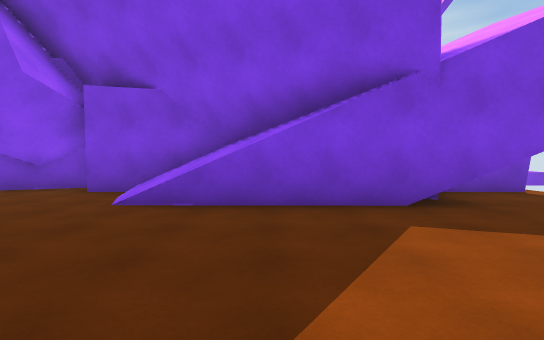
view 1 (above)

12 first-person views from a walk through a 3-D level made in the Unity game engine. The camera is 1.4 m above the floor, tilts 2° down and sees 80° across. The floor is counted in squares, 2 m on a side. Each view is taken from the middle of a square. On the plan, view 1 faces up. The plan holds only what a view shows up to about 10 squares ahead; the rest is blank. The place goes on beyond the plan.

view 2
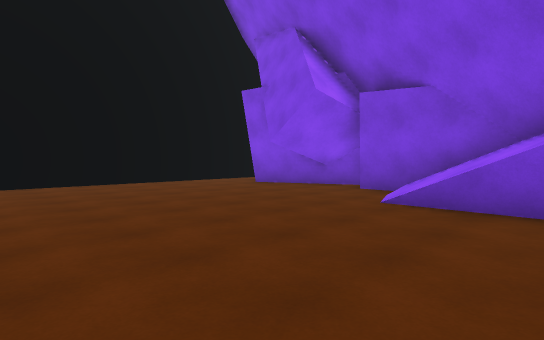

view 3
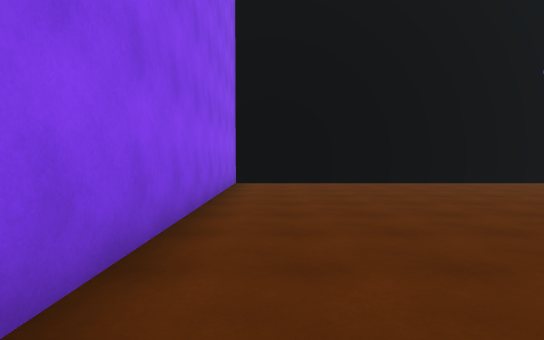

view 4
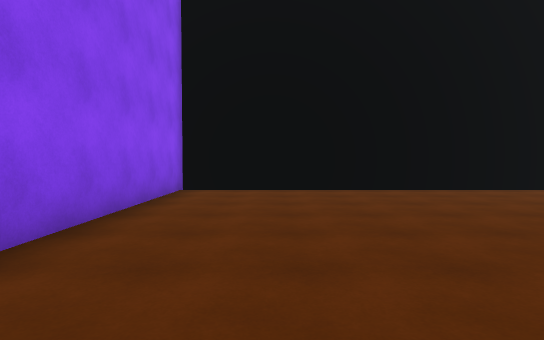

view 5
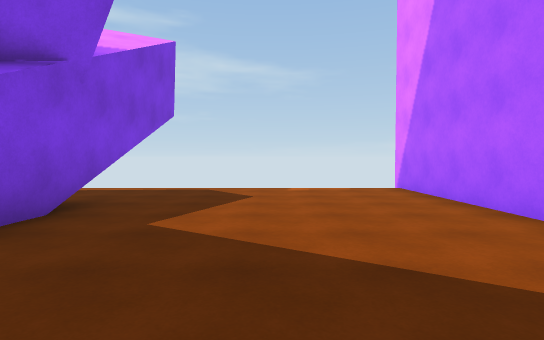

view 6
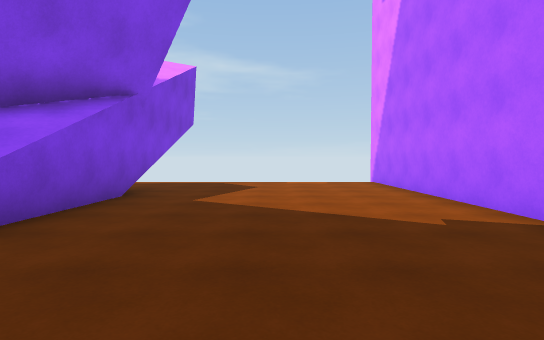

view 7
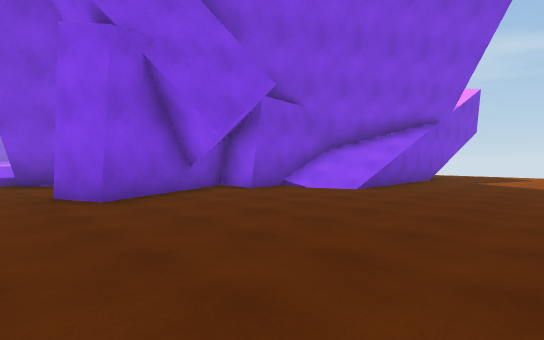

view 8
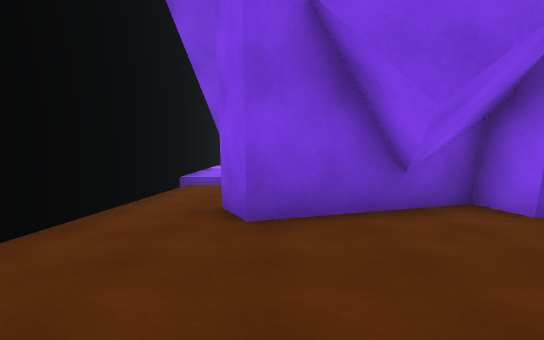

view 9
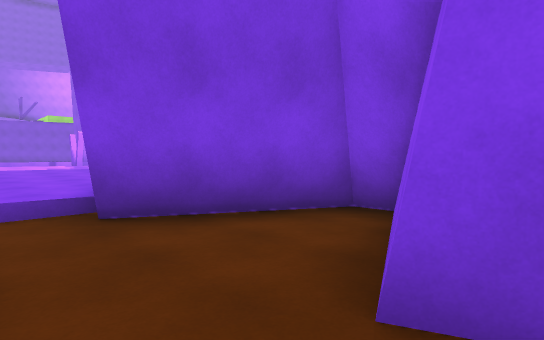

view 10
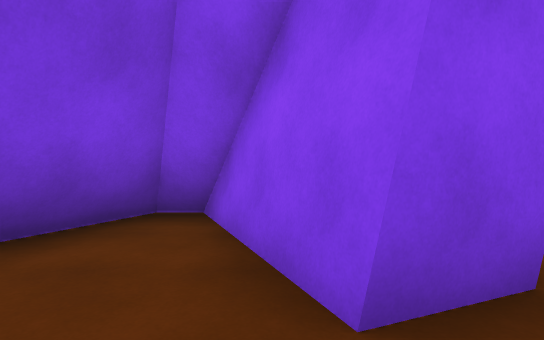

view 11
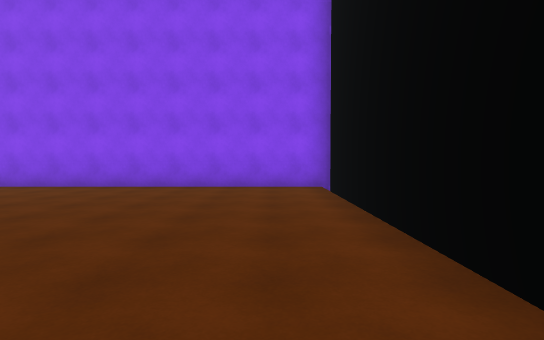

view 12
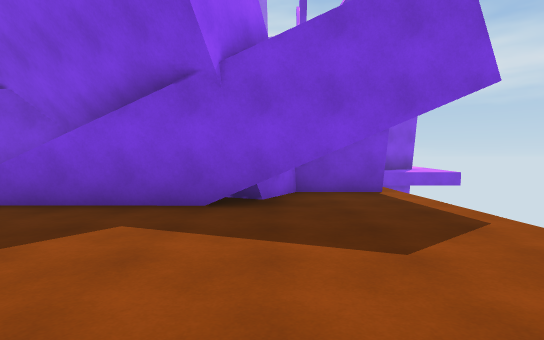

### Floor plan
Key: @ floor where view 1 was taken; # wall or solid block; . main floor; : floor 0.5 m higher than the main floor; + floor 0.75 m higher than the main floor; / step, stairs or slope; T thing the floor can be seen under or through.
Columns run from 10 left of view 1 to 6 right of it. Each row starts with its distance up from view 1.
 17   ++
 16   ++
 15   ++
 14   ::
 13 #:::
 12 #::
 11 #.##
 10 #..###
  9 #....#
  8 #..####
  7 #..########  ###
  6 #......///##TT..
  5 #.......///#TT..
  4 #...............
  3 #...............
  2 #...............
  1 #...............
  0 #.........@.....
 -1 #################

Where each view was taken, in squares from view 1:
view 1: 0 up, 0 right, facing up
view 2: 0 up, 0 right, facing up-left
view 3: 0 up, 0 right, facing left
view 4: 1 up, 2 left, facing left
view 5: 2 up, 2 left, facing right
view 6: 2 up, 4 left, facing right
view 7: 1 up, 9 left, facing up-right
view 8: 3 up, 7 left, facing up
view 9: 7 up, 9 left, facing up-right
view 10: 8 up, 9 left, facing right
view 11: 7 up, 8 left, facing down
view 12: 0 up, 3 right, facing up
